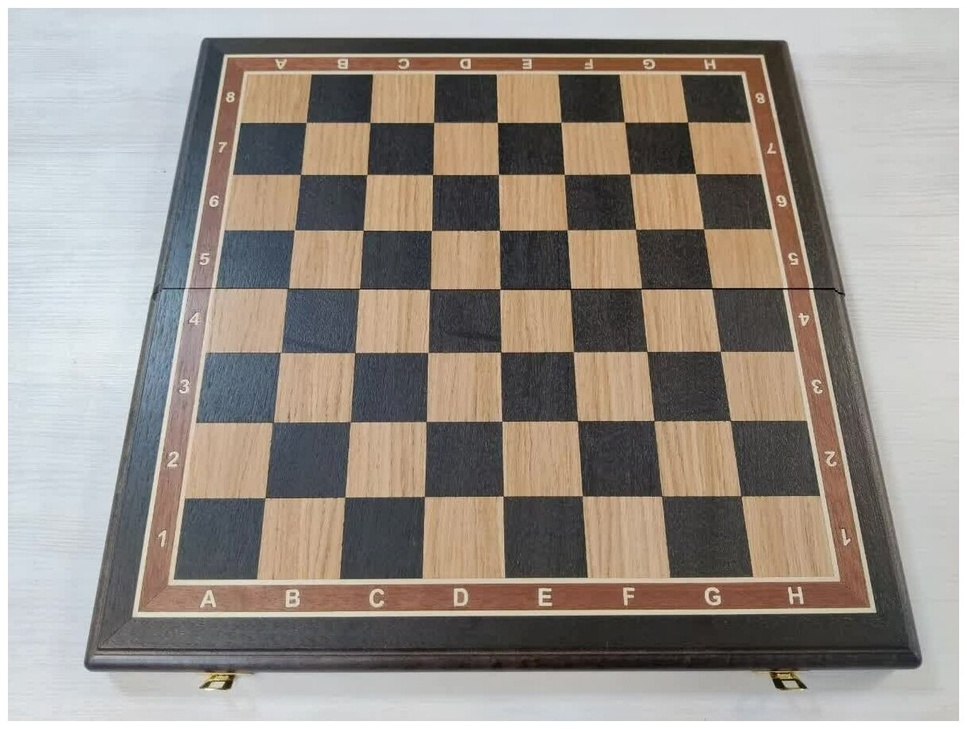
#> input picture data/chessboard.jpg, 967 x 729 px, shrunk from 1220 x 920 before the run
$ python -i image_processing.py   (imports and definitions only)
#> lines starting #> are read from the running program, lines starting #| are printed output that depends on the picture; after the words box and inside, x2 and y2 are one past the last pixel; in counts of white or black regions, pixels touching at a corner belong together
#> further down, picture is the input picture: shape (729, 967, 3); mean B, G, R 137.7, 145.4, 153.1
import numpy as np
from numpy.lib._stride_tricks_impl import sliding_window_view
from scipy import ndimage


class ImageProcessing:
    def __init__(self, image_data_type=None):
        self._image_data_type = np.float32 if not image_data_type else image_data_type

    # [30 lines left out: functions _convolution2d, _convolution, not called in this run]

    def _rgb_to_grayscale(self, image: np.ndarray, weights: np.array = None) -> np.ndarray:
        """
        Преобразует RGB-изображение в оттенки серого.

        Args:
            image: Входное RGB-изображение

        Returns:
            Одноканальное изображение в оттенках серого
        """
        if not weights:
            weights = np.array([0.299, 0.587, 0.114])
        return np.dot(image[..., :3], weights).astype(self._image_data_type)
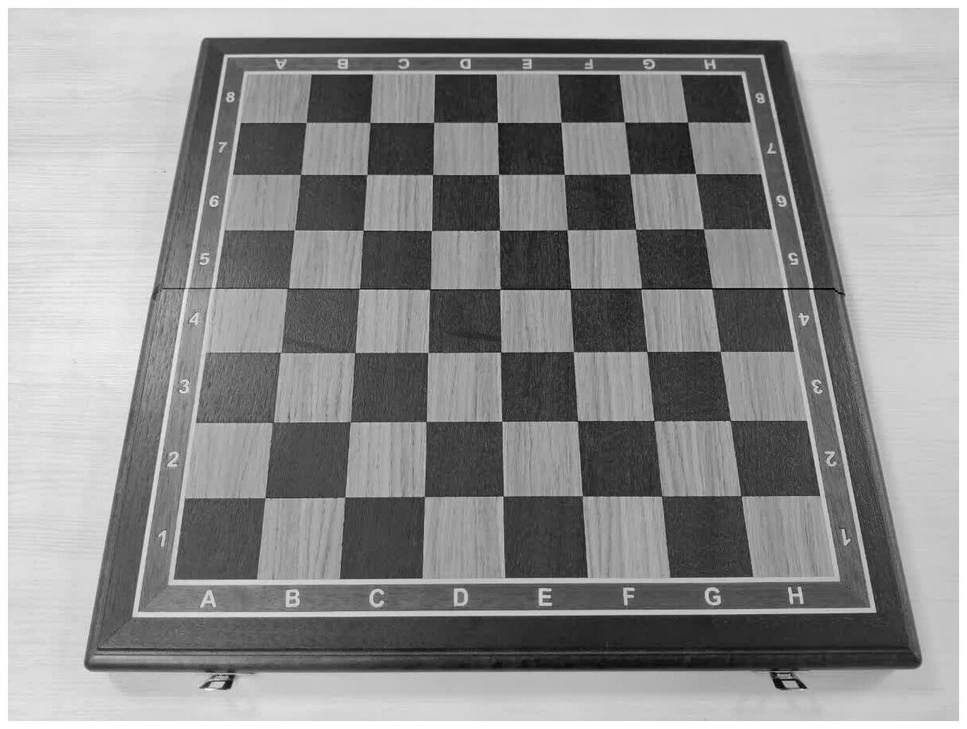
#> returned value: shape (729, 967) float32; min 0.456, max 255, mean 144

    # [50 lines left out: functions _gamma_correction, edge_detection, edge_detection2, not called in this run]

    def corner_detection(
        self, image: np.ndarray, k: float = 0.04, threshold: float = 0.01
    ) -> np.ndarray:
        """
        Выполняет обнаружение углов на изображении с использованием алгоритма Харриса.

        Args:
            image: Входное изображение (RGB)
            k: Коэффициент для алгоритма Харриса
            threshold: Порог для обнаружения углов

        Returns:
            Изображение с выделенными углами (красные точки)
        """
        gray = self._rgb_to_grayscale(image).astype(float)

        Ix = ndimage.sobel(gray, axis=1)  # производные
        Iy = ndimage.sobel(gray, axis=0)

        Ixx = ndimage.gaussian_filter(Ix**2, sigma=1)  # второго порядка
        Ixy = ndimage.gaussian_filter(Ix * Iy, sigma=1)
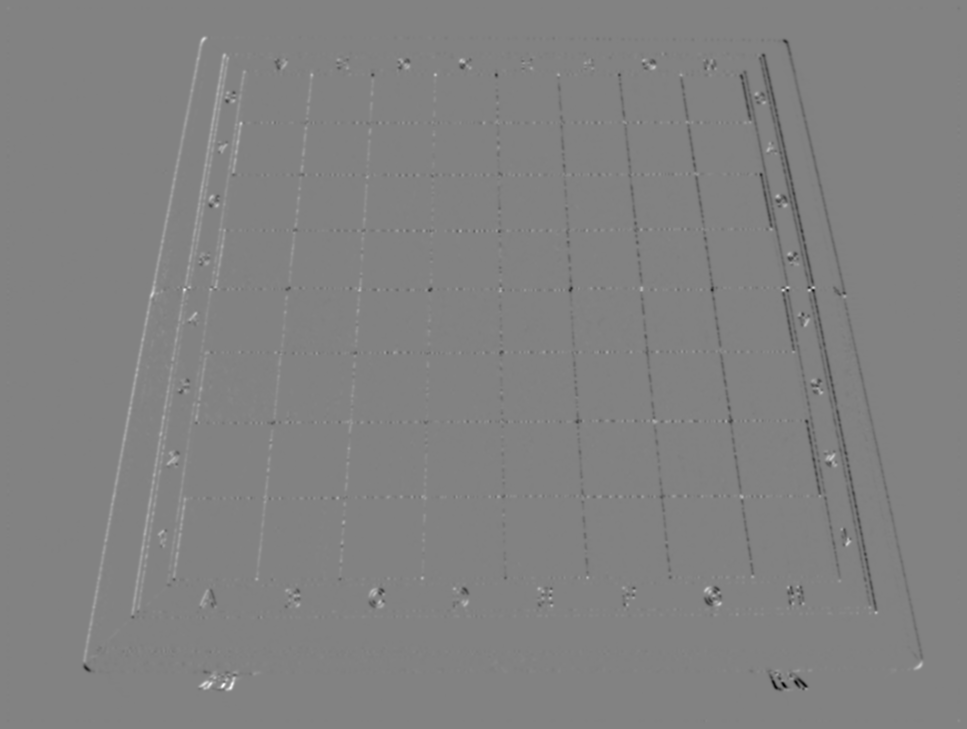
#> Ixy: shape (729, 967) float64; min -74918.1, max 71796.4, mean -82; drawn with min black and max white
        Iyy = ndimage.gaussian_filter(Iy**2, sigma=1)

        det = Ixx * Iyy - Ixy**2
        trace = Ixx + Iyy
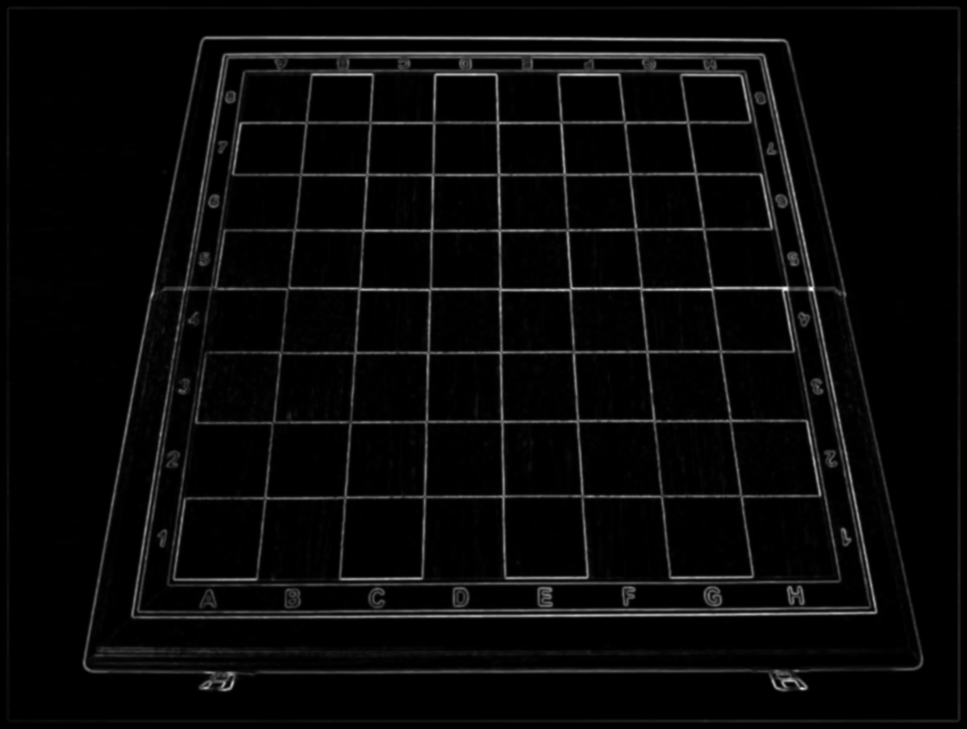
#> trace: shape (729, 967) float64; min 0, max 280412.5, mean 9771.7; drawn with min black and max white

        R = det - k * trace**2  # определитель харриса
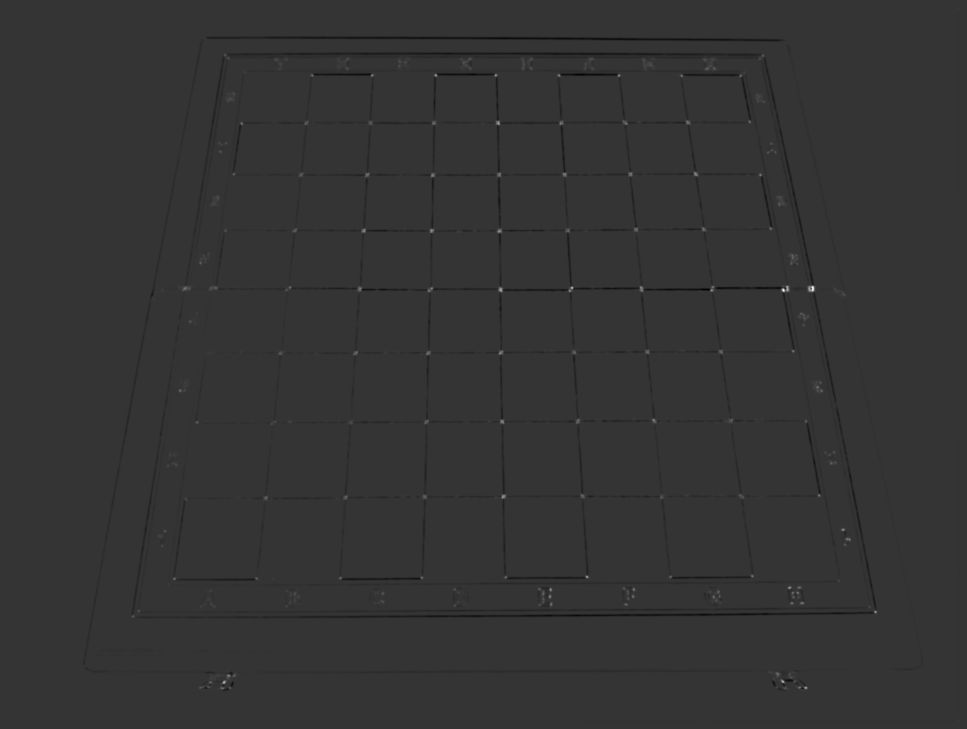
#> R: shape (729, 967) float64; min -1.94e+09, max 7.46e+09, mean -17675617.9; drawn with min black and max white

        corners = np.zeros_like(R)
        local_max = ndimage.maximum_filter(R, size=3) == R
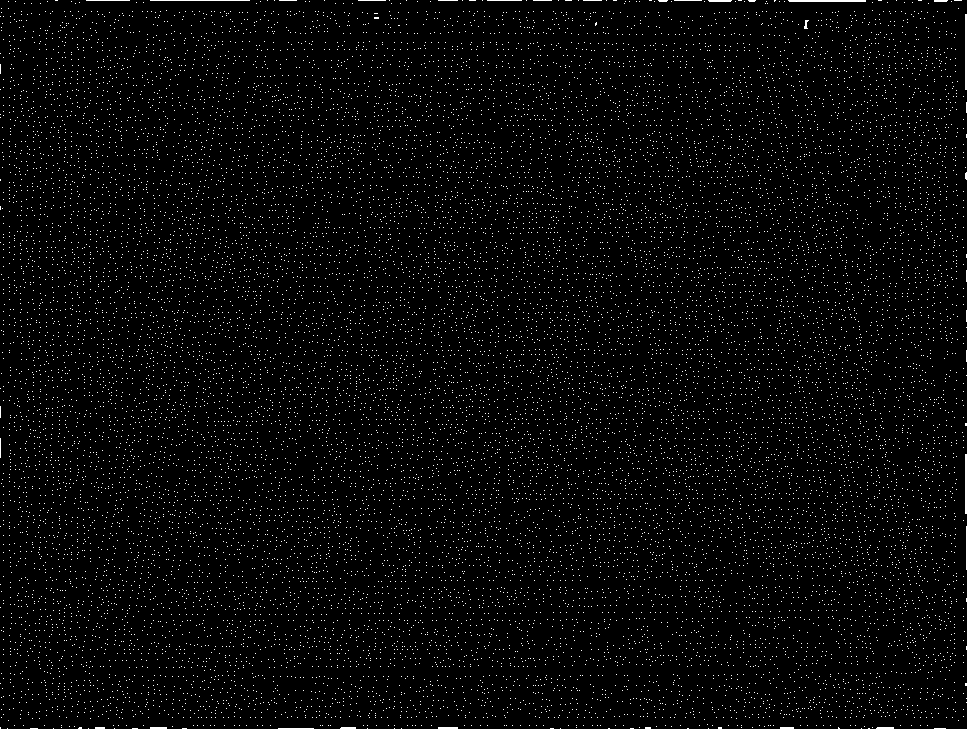
#> local_max: shape (729, 967) bool; 2.6% white in thin lines or dots
        corners[local_max & (R > threshold * R.max())] = 1  # ищем максимумы (локальные)

        result = image.copy()
        result[corners.astype(bool)] = [255, 0, 0]
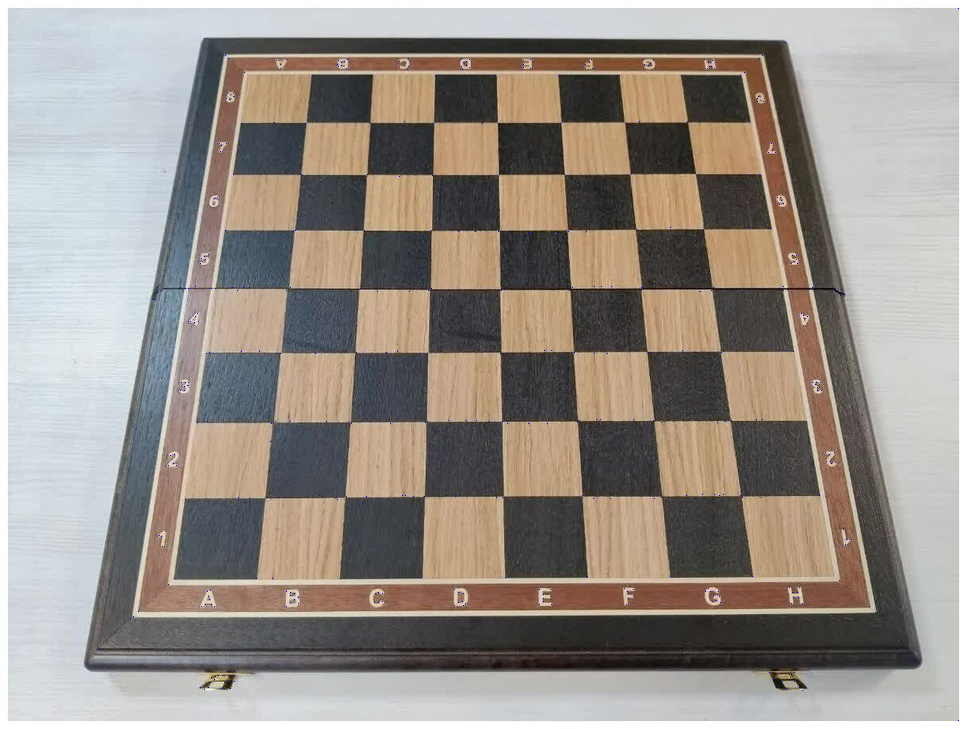
#> result: shape (729, 967, 3); 0.06% of pixels changed, all inside (x1, y1, x2, y2) = (97, 8, 959, 721)
        return result

    # [36 lines left out: functions corner_detection2, circle_detection, not called in this run]

>>> import cv2
>>> picture = cv2.imread('../../data/chessboard.jpg')
>>> result = ImageProcessing().corner_detection(picture)
